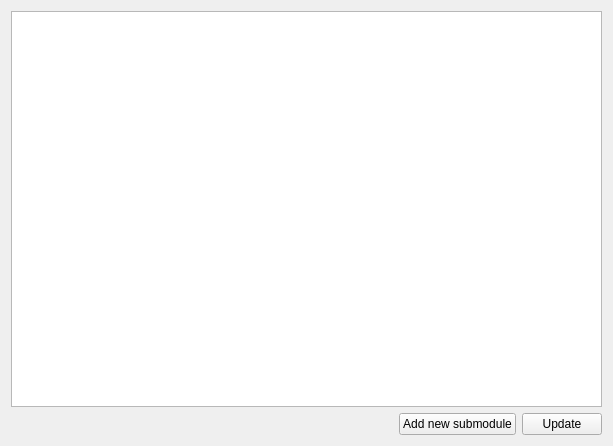
<?xml version="1.0" encoding="UTF-8"?>
<ui version="4.0">
 <class>SubmodulesWidget</class>
 <widget class="QWidget" name="SubmodulesWidget">
  <property name="geometry">
   <rect>
    <x>0</x>
    <y>0</y>
    <width>613</width>
    <height>446</height>
   </rect>
  </property>
  <property name="windowTitle">
   <string>Submodules</string>
  </property>
  <property name="windowIcon">
   <iconset theme="git-submodules"/>
  </property>
  <layout class="QVBoxLayout" name="verticalLayout">
   <item>
    <widget class="QTreeView" name="treeView">
     <property name="contextMenuPolicy">
      <enum>Qt::CustomContextMenu</enum>
     </property>
    </widget>
   </item>
   <item>
    <layout class="QHBoxLayout" name="horizontalLayout">
     <item>
      <spacer name="horizontalSpacer">
       <property name="orientation">
        <enum>Qt::Horizontal</enum>
       </property>
       <property name="sizeHint" stdset="0">
        <size>
         <width>40</width>
         <height>20</height>
        </size>
       </property>
      </spacer>
     </item>
     <item>
      <widget class="PushButton" name="pushButtonAddNew">
       <property name="text">
        <string>Add new submodule</string>
       </property>
      </widget>
     </item>
     <item>
      <widget class="PushButton" name="pushButtonUpdate">
       <property name="whatsThis">
        <string>&lt;html&gt;&lt;head/&gt;&lt;body&gt;&lt;p&gt;Save your local modifications to a new stash entry and roll them back to HEAD (in the working tree and in the index). The part is optional and gives the description along with the stashed state.&lt;/p&gt;&lt;p&gt;&lt;br/&gt;&lt;/p&gt;&lt;p&gt;&lt;a href=&quot;https://git-scm.com/docs/git-stash#Documentation/git-stash.txt-push-p--patch-k--no-keep-index-u--include-untracked-a--all-q--quiet-m--messageltmessagegt--pathspec-from-fileltfilegt--pathspec-file-nul--ltpathspecgt82308203&quot;&gt;&lt;span style=&quot; text-decoration: underline; color:#2980b9;&quot;&gt;More information...&lt;/span&gt;&lt;/a&gt;&lt;/p&gt;&lt;/body&gt;&lt;/html&gt;</string>
       </property>
       <property name="text">
        <string>Update</string>
       </property>
      </widget>
     </item>
    </layout>
   </item>
  </layout>
 </widget>
 <customwidgets>
  <customwidget>
   <class>PushButton</class>
   <extends>QPushButton</extends>
   <header>core/pushbutton.h</header>
  </customwidget>
 </customwidgets>
 <resources/>
 <connections/>
</ui>
